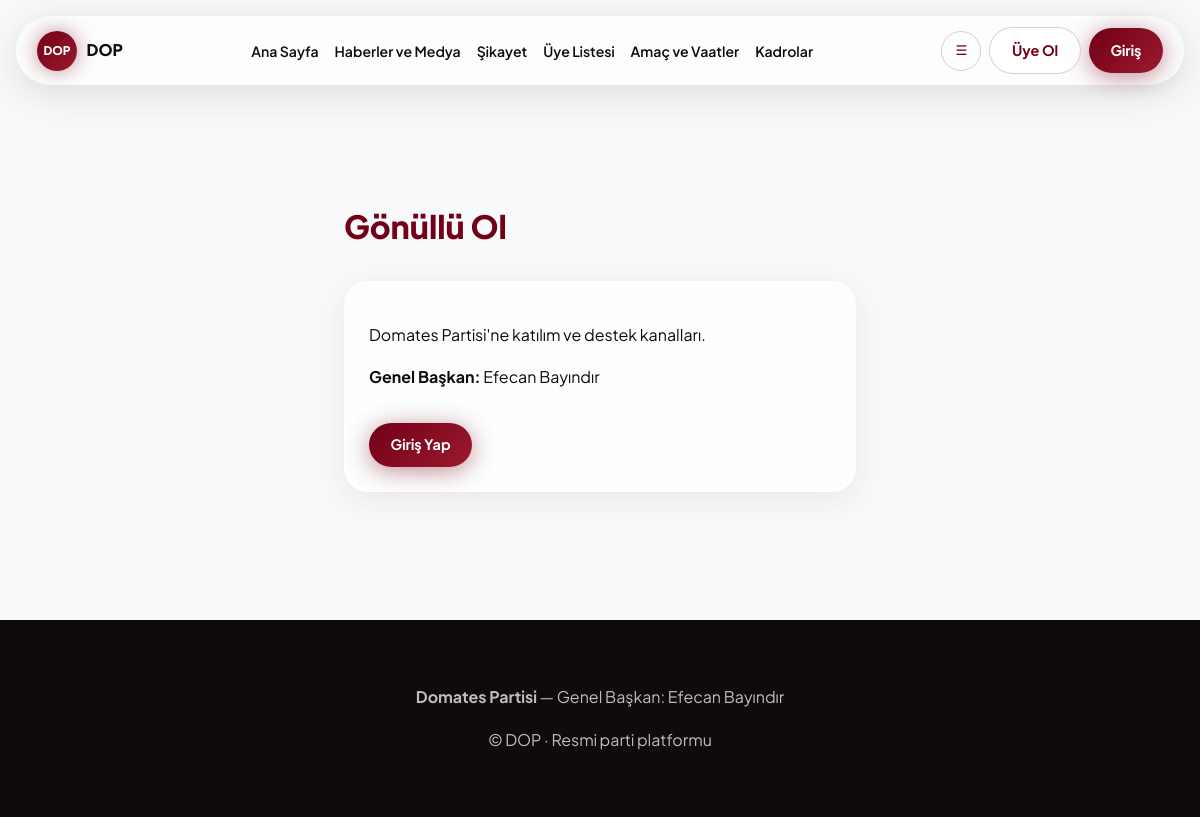
/gonullu-ol, run on the app's committed database.
### tables this page shows
CREATE TABLE cms_settings (
                key TEXT PRIMARY KEY,
                value TEXT NOT NULL
            );

### app.py (the view)
@app.route("/gonullu-ol")
def join_volunteer():
    with db.get_db() as conn:
        ctx = get_site_context(conn)
    return render_template("cta.html", title="Gönüllü Ol", **ctx)

### app.py (called while the page is built)
def get_site_context(conn):
    cms = db.get_cms(conn)
    active_congress = conn.execute(
        "SELECT * FROM congress_sessions WHERE active = 1 AND passed = 0 ORDER BY id DESC LIMIT 1"
    ).fetchone()
    notifications = []
    if current_user.is_authenticated and current_user.is_chairman:
        notifications = conn.execute(
            "SELECT * FROM admin_notifications WHERE read = 0 ORDER BY id DESC LIMIT 20"
        ).fetchall()
    return {
        "cms": cms,
        "active_congress": dict(active_congress) if active_congress else None,
        "admin_notifications": [dict(n) for n in notifications],
        "is_chairman": current_user.is_authenticated and current_user.is_chairman,
    }

@app.context_processor
def inject_globals():
    with db.get_db() as conn:
        ctx = get_site_context(conn)
    ctx["current_user"] = current_user
    ctx["cms_visible"] = lambda key: db.cms_visible(ctx["cms"], key)
    return ctx

### database.py (called while the page is built)
@contextmanager
def get_db():
    conn = sqlite3.connect(DB_PATH)
    conn.row_factory = sqlite3.Row
    try:
        yield conn
        conn.commit()
    finally:
        conn.close()

def get_cms(conn) -> dict:
    rows = conn.execute("SELECT key, value FROM cms_settings").fetchall()
    return {row["key"]: row["value"] for row in rows}

### templates/cta.html (shortened to what this page needs)
{% extends "base.html" %}
{% block content %}
<section class="section-pad" style="padding-top:7rem;">
  <div class="container" style="max-width:560px;">
    <h1 class="section-title reveal">{{ title }}</h1>
    <div class="glass-card reveal">
      <p>{{ subtitle|default('Domates Partisi\'ne katılım ve destek kanalları.') }}</p>
      <p><strong>Genel Başkan:</strong> {{ cms.chairman }}</p>
      <a href="{{ url_for('login') }}" class="btn btn-premium" style="margin-top:1rem;">Giriş Yap</a>
    </div>
  </div>
</section>
{% endblock %}

### templates/base.html (shortened to what this page needs)
<!DOCTYPE html>
<html lang="tr">
<head>
  <link rel="stylesheet" href="{{ url_for('static', filename='css/main.css') }}">
</head>
<body class="{% block body_class %}{% endblock %}{% if is_chairman %} chairman-mode{% endif %}"
  data-user-role="{% if current_user.is_authenticated %}{{ current_user.role }}{% else %}guest{% endif %}"
  data-logged-in="{% if current_user.is_authenticated %}1{% else %}0{% endif %}"
  data-chairman="{% if is_chairman %}1{% else %}0{% endif %}">
  <div class="nav-spacer"></div>
  <div class="floating-nav-wrap" id="floating-nav">
    <header class="floating-nav">
      <a href="{{ url_for('index') }}" class="brand">
        {% if cms.logo_url %}
        <img src="{{ cms.logo_url }}" alt="Logo" class="brand-logo-img" style="height:32px; object-fit:contain; border-radius:4px;">
        {% else %}
        <span class="brand-logo">{{ cms.party_short[:3] }}</span>
        {% endif %}
        <span>{{ cms.party_short }}</span>
      </a>
      <nav>
        <ul class="main-nav" id="main-nav">
          <li><a href="{{ url_for('index') }}" class="{% if request.endpoint == 'index' %}active{% endif %}">{{ cms.nav_home }}</a></li>
          <li><a href="{{ url_for('news_media') }}" class="{% if request.endpoint == 'news_media' %}active{% endif %}">{{ cms.nav_news|default('Haberler') }}</a></li>
          <li><a href="{{ url_for('complaint') }}" class="{% if request.endpoint == 'complaint' %}active{% endif %}">{{ cms.nav_complaint }}</a></li>
          <li><a href="{{ url_for('members') }}" class="{% if request.endpoint == 'members' %}active{% endif %}">{{ cms.nav_members }}</a></li>
          <li><a href="{{ url_for('promises_page') }}" class="{% if request.endpoint == 'promises_page' %}active{% endif %}">{{ cms.nav_promises }}</a></li>
          <li><a href="{{ url_for('org_chart') }}" class="{% if request.endpoint == 'org_chart' %}active{% endif %}">{{ cms.nav_org }}</a></li>
        </ul>
      </nav>
      <div class="nav-icons">
        <button type="button" class="icon-btn" id="nav-toggle" aria-label="Menü">☰</button>
        {% if current_user.is_authenticated %}
        <span style="font-size:0.85rem;font-weight:600;">{{ current_user.first_name }} · {{ current_user.role_label }}</span>
        <a href="{{ url_for('logout') }}" class="btn btn-glass">Çıkış</a>
        {% else %}
        <a href="{{ url_for('register_member') }}" class="btn btn-glass">Üye Ol</a>
        <a href="{{ url_for('login') }}" class="btn btn-premium">Giriş</a>
        {% endif %}
      </div>
    </header>
  </div>
  <main>
    {% block content %}{% endblock %}
  </main>
  <footer class="site-footer">
    <div class="container">
      <p><strong>{{ cms.party_name }}</strong> — {{ cms.text_footer_chairman|default('Genel Başkan') }}: {{ cms.chairman }}</p>
      <p>© {{ cms.party_short }} · {{ cms.text_footer_copyright|default('Resmi parti platformu') }}</p>
    </div>
  </footer>
</body>
</html>

### static/css/main.css (style rules this page uses)
:root { --blood-wine: #720017; --blood-wine-light: #9a1a2e; --blood-glow: rgba(114, 0, 23, 0.45); --pearl-white: #f8f9fa; --pearl-glass: rgba(255, 255, 255, 0.6); --surface: rgba(255, 255, 255, 0.72); --text-dark: #0f0a0b; --text-muted: #5c4a4d; --anthracite: #0a0a0a; --radius-sm: 12px; --radius-lg: 24px; --radius-pill: 9999px; --shadow-soft: 0 8px 32px rgba(114, 0, 23, 0.08); --shadow-glass: 0 8px 40px rgba(15, 10, 11, 0.12); --transition: 0.4s cubic-bezier(0.4, 0, 0.2, 1); --font: 'Plus Jakarta Sans', system-ui, sans-serif; }
*, *::before, *::after { box-sizing: border-box; }
html { scroll-behavior: smooth; }
body { margin: 0; font-family: var(--font); background: var(--pearl-white); color: var(--text-dark); line-height: 1.65; transition: background var(--transition), color var(--transition); }
a { color: var(--blood-wine); text-decoration: none; }
.container { max-width: 1280px; margin: 0 auto; padding: 0 1.5rem; }
.nav-spacer { height: 88px; }
.floating-nav-wrap { position: fixed; top: 1rem; left: 50%; transform: translateX(-50%); z-index: 1000; width: calc(100% - 2rem); max-width: 1200px; transition: top var(--transition), transform var(--transition); }
.floating-nav { display: flex; align-items: center; justify-content: space-between; gap: 1rem; padding: 0.65rem 1.25rem; background: var(--pearl-glass); backdrop-filter: blur(16px); -webkit-backdrop-filter: blur(16px); border: 1px solid rgba(255, 255, 255, 0.5); border-radius: var(--radius-pill); box-shadow: var(--shadow-glass); }
.floating-nav .brand { display: flex; align-items: center; gap: 0.6rem; color: var(--text-dark); font-weight: 800; font-size: 1rem; }
.brand-logo { width: 40px; height: 40px; border-radius: 50%; background: linear-gradient(135deg, var(--blood-wine), var(--blood-wine-light)); color: white; display: flex; align-items: center; justify-content: center; font-size: 0.75rem; font-weight: 800; box-shadow: 0 0 20px var(--blood-glow); }
.main-nav { display: flex; flex-wrap: wrap; gap: 0.15rem 1rem; list-style: none; margin: 0; padding: 0; }
.main-nav a { color: var(--text-dark); font-weight: 600; font-size: 0.88rem; padding: 0.35rem 0; border-bottom: 2px solid transparent; transition: border-color 0.2s, color 0.2s; }
.nav-icons { display: flex; align-items: center; gap: 0.5rem; }
.icon-btn { width: 40px; height: 40px; border-radius: 50%; border: 1px solid rgba(114, 0, 23, 0.2); background: transparent; display: flex; align-items: center; justify-content: center; cursor: pointer; color: var(--blood-wine); transition: background 0.2s, box-shadow 0.2s; }
.btn { display: inline-flex; align-items: center; gap: 0.4rem; padding: 0.65rem 1.35rem; border-radius: var(--radius-pill); font-weight: 700; font-size: 0.9rem; border: none; cursor: pointer; transition: transform 0.2s, box-shadow 0.25s; font-family: var(--font); }
.btn-premium { background: linear-gradient(135deg, var(--blood-wine), var(--blood-wine-light)); color: white; box-shadow: 0 4px 24px var(--blood-glow); }
.btn-glass { background: var(--surface); backdrop-filter: blur(8px); color: var(--blood-wine); border: 1px solid rgba(114, 0, 23, 0.2); }
.section-pad { padding: 4rem 0; }
.section-title { font-size: clamp(1.5rem, 3vw, 2rem); font-weight: 800; color: var(--blood-wine); margin: 0 0 1.75rem; }
.glass-card { background: var(--surface); backdrop-filter: blur(16px); border: 1px solid rgba(255,255,255,0.65); border-radius: var(--radius-lg); padding: 1.5rem; box-shadow: var(--shadow-soft); }
.reveal { opacity: 0; transform: translateY(28px); transition: opacity 0.7s ease, transform 0.7s ease; }
.reveal.visible { opacity: 1; transform: translateY(0); }
.site-footer { background: var(--text-dark); color: rgba(248,249,250,0.75); padding: 3rem 0; margin-top: 4rem; text-align: center; }

### data on the page
cms_settings: value "DOP", party_short "DOP"
cms_settings: nav_home "Ana Sayfa"
cms_settings: nav_news "Haberler ve Medya"
cms_settings: nav_complaint "Şikayet"
cms_settings: nav_members "Üye Listesi"
cms_settings: nav_promises "Amaç ve Vaatler"
cms_settings: nav_org "Kadrolar"
cms_settings: value "Gönüllü Ol"
cms_settings: chairman "Efecan Bayındır"
cms_settings: party_name "Domates Partisi"

### other printed values
{{ subtitle|default('Domates Partisi\'ne katılım ve destek kanalları.') }} "Domates Partisi'ne katılım ve destek kanalları."
{{ cms.text_footer_chairman|default('Genel Başkan') }} "Genel Başkan"
{{ cms.text_footer_copyright|default('Resmi parti platformu') }} "Resmi parti platformu"
